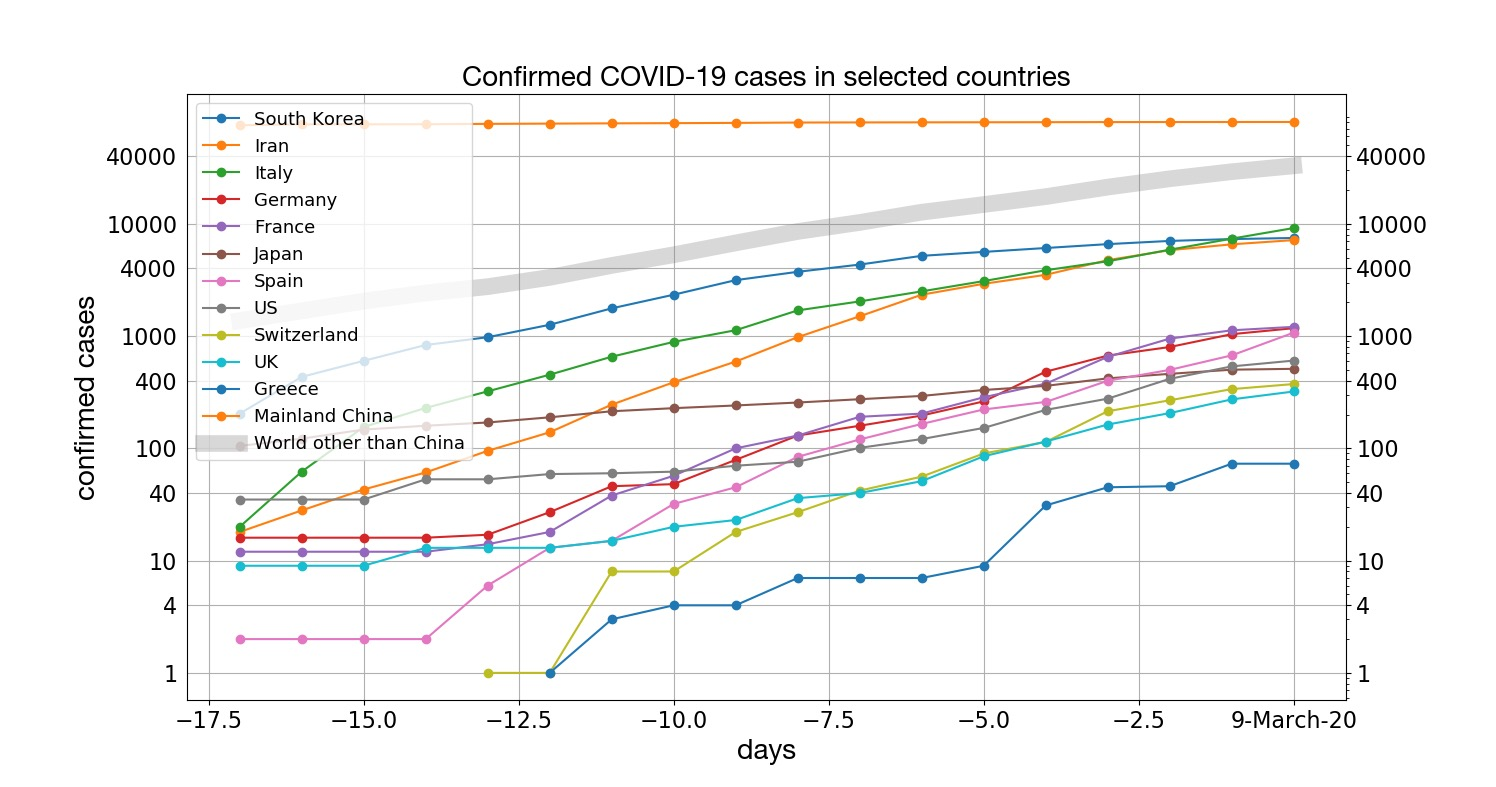

Generate this figure with Julia:
using DelimitedFiles
dname = "../../COVID-19/csse_covid_19_data/csse_covid_19_time_series"
fname = "time_series_19-covid-Confirmed.csv"
A  = readdlm("$dname/$fname", ',');
# --- Special fix for occasional empty entries: copy previous day
a = findall(A[:,5:end] .== "")
for i=1:length(a)
   A[a[i][1], a[i][2]+4] = A[a[i][1], a[i][2]+3]
end
# --- end fix

# special code for all countries other than China:
other = "World other than China"
other_kwargs = Dict(:linewidth=>12, :color=>"gray", :alpha=>0.3)


days_previous = 17

paises = ["South Korea", "Iran", "Italy", "Germany", "France", "Japan",
   "Spain", "US", "Switzerland", "UK", "Greece", "Mainland China",
   "World other than China"]




fontname       = "Helvetica Neue"
fontsize       = 20
legendfontsize = 13

"""
   mydate(str)
   Turns a struing of the form 03/02/20  into 2-March-20
"""
function mydate(str)
   d = Date(str, "mm/dd/yy")
   return "$(Dates.day(d))-$(Dates.monthname(d))-$(Dates.year(d))"
end

#

function smooth(s::Vector, k::Vector)
   @assert isodd(length(k)) "k should have odd length"

   mid = Int64((length(k)+1)/2)

   sout = copy(s)
   for i=1:length(s)
      sguys = maximum([i-(mid-1), 1]) : minimum([i+(mid-1), length(s)])
      kguys = sguys .- i .+ mid

      sout[i] = sum(s[sguys].*k[kguys])./sum(k[kguys])
   end
   return sout
end

#

# ###########################################
#
#  CUMULATIVE TOTAL
#
# ###########################################




confirmed = Array{Float64}(undef, length(paises), size(A,2)-4)



for i = 1:length(paises)
   pais = paises[i]

   # Find all rows for this country
   if pais != other
      crows = findall(A[:,2] .== pais)
   else
      crows = findall(A[2:end,2] .!= "Mainland China") .+ 1
   end

   # daily count starts in column 5; turn it into Float64s
   my_confirmed = Array{Float64}(A[crows,5:end])

   # Add all rows for the country
   my_confirmed = sum(my_confirmed, dims=1)[:]
   confirmed[i,:] = my_confirmed
end

# We're not going to sort countries-- use the order in paises, so the order,
# and colors, is consistent from day to day
# Hence commenting out sorting:
# v = sortperm(confirmed[:,end])[end:-1:1]
# # We're going to put China last for now, just to keep plot colors
# # consistent with previous versions
# v = [v[2:end]; v[1]]
# paises = paises[v]
# confirmed = confirmed[v,:]


figure(1); clf(); println()
   # Make zeros into NaNs so they don't disturb the log plot
confirmed[confirmed.==0.0] .= NaN
for i=1:length(paises)
   pais = paises[i]

   dias = 1:size(A,2)-4
   if pais != other
      semilogy(dias[end-days_previous:end] .- dias[end],
         confirmed[i, end-days_previous:end], "o-", label=pais)
   else
      semilogy(dias[end-days_previous:end] .- dias[end],
         confirmed[i, end-days_previous:end], "-", label=pais; other_kwargs...)
   end
   println("$pais = $(confirmed[i,end])")
end

gca().legend(fontsize=legendfontsize)
xlabel("days", fontsize=fontsize, fontname=fontname)
ylabel("confirmed cases", fontsize=fontsize, fontname=fontname)
title("Confirmed COVID-19 cases in selected countries", fontsize=fontsize, fontname=fontname)
gca().set_yticks([1, 4, 10, 40, 100, 400, 1000, 4000, 10000])
gca().set_yticklabels(["1", "4", "10", "40", "100", "400", "1000", "4000", "10000"])
h = gca().get_xticklabels()
for i=1:length(h)
   if h[i].get_position()[1] == 0.0
      h[i].set_text(mydate(A[1,end]))
   end
end
gca().set_xticklabels(h)
grid("on")
gca().tick_params(labelsize=16)
gca().yaxis.tick_right()
gca().tick_params(labeltop=false, labelleft=true)

savefig("confirmed.png")
run(`sips -s format JPEG confirmed.png --out confirmed.jpg`)


#
# ###########################################
#
#  MULTIPLICATIVE CHANGE
#
# ###########################################


minimum_cases = 50
ngroup = 20
smkernel = [0.1, 0.4, 0.7, 0.4, 0.1]

using PyCall
hs      = Array{PyObject}(undef, 0)   # line handles

i = 1; f=1;
while i <= 3
   global i, f
   figure(2); clf(); println()
   plotted = Array{String}(undef, 0)     # plotted country strings
   for j=1:ngroup
      pais = paises[i]
      myconf = confirmed[i,:]
      myconf[myconf.<minimum_cases] .= NaN

      global mratio = (myconf[2:end]./myconf[1:end-1] .- 1) .* 100
      mratio = mratio[end-days_previous:end]
      u = findall(.!isnan.(mratio))

      global dias = 1:size(A,2)-4
      dias = dias[end-days_previous:end] .- dias[end]

      if pais != other
         h = plot(dias[u], smooth(mratio[u], smkernel), "o-", label=pais)[1]
      else
         h = plot(dias[u], smooth(mratio[u], smkernel), "-", label=pais;
            other_kwargs...)[1]
      end
      if length(u)>0
         global hs = vcat(hs, h)
         plotted = vcat(plotted, pais)
         println("$pais = $(confirmed[i,end])")
      end

      global i += 1
      if i > length(paises)
         break
      end
   end

   if ~isempty(plotted)
      gca().legend(hs, plotted, fontsize=legendfontsize)
      xlabel("days", fontname=fontname, fontsize=fontsize)
      ylabel("% daily growth", fontname=fontname, fontsize=fontsize)
      title("% daily growth in cumulative confirmed COVID-19 cases\n(smoothed with a +/- 1-day moving average; $minimum_cases cases minimum)",
         fontname="Helvetica Neue", fontsize=20)
      PyPlot.show(); gcf().canvas.flush_events()  # make graphics are ready to ask for tick labels
      h = gca().get_xticklabels()
      for i=1:length(h)
         if h[i].get_position()[1] == 0.0
            h[i].set_text(mydate(A[1,end]))
         end
      end
      gca().set_yticks(0:10:110)
      gca().set_xticklabels(h)
      gca().tick_params(labelsize=16)
      grid("on")
      gca().tick_params(labeltop=false, labelright=true)
      figname = "multiplicative_factor"
      savefig("$(figname)_$f.png")
      run(`sips -s format JPEG $(figname)_$f.png --out $(figname)_$f.jpg`)
      f += 1
   end
end
